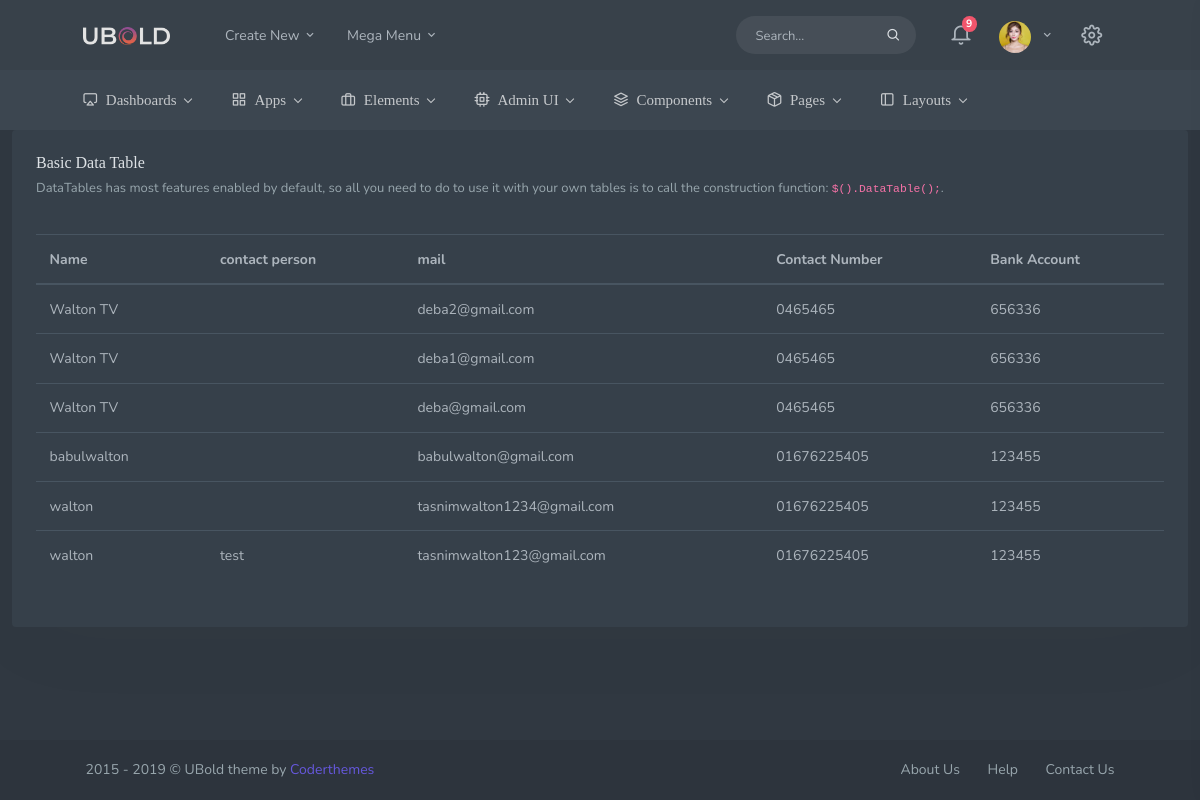
The app's page /ecomadminapp/company_detail/ with its own data.
### registration/models.py (models this page shows, shortened)
class CompanyRegistration(models.Model):
    user = models.ForeignKey(settings.AUTH_USER_MODEL, on_delete=models.CASCADE)
    name = models.CharField(max_length=100)
    bank_account = models.CharField(max_length=100)
    email = models.EmailField()
    address = models.CharField(max_length=300)
    descriptions = models.CharField(max_length=300)
    image = models.FileField(upload_to='documents/company', blank=True, null=True)
    contact_number = models.CharField(max_length=100)
    contact_person = models.CharField(max_length=100)
    created = models.DateTimeField(null=True)
    is_active = models.NullBooleanField(default=True)
    is_delete = models.NullBooleanField(default=False)
    modified = models.DateTimeField(null=True)

### ecomadminapp/views.py (the view)
# urls.py: path('company_detail/', views.company_detail, name="company_detail"),
def company_detail(request):
    context = dict()
    context['total_company'] = CompanyRegistration.objects.filter(is_active=True).order_by('-id')
    return render(request, 'ecomadminapp/companylist.html', context)

### ecomadminapp/templates/ecomadminapp/companylist.html
{% extends 'base_admin.html' %}
{% load static %}
{% load staticfiles %}
{% block content %}
   <div class="row">
                    <div class="col-12">
                        <div class="card">
                            <div class="card-body">
                                <h4 class="header-title">Basic Data Table</h4>
                                <p class="text-muted font-13 mb-4">
                                    DataTables has most features enabled by default, so all you need to do to use it with your own tables is to call the construction
                                    function:
                                    <code>$().DataTable();</code>.
                                </p>
                                <table id="basic-datatable" class="table dt-responsive nowrap">
                                    <thead>
                                        <tr>
                                            <th>Name</th>
                                            <th>contact person</th>
                                            <th>mail</th>
                                            <th>Contact Number</th>
                                            <th>Bank Account</th>
                                        </tr>
                                    </thead>
                                    <tbody>
                                    {% for company in total_company %}
                                        <tr>
                                            <td>{{ company.name }}</td>
                                            <td>{{ company.contact_person }}</td>
                                            <td>{{ company.email }}</td>
                                            <td>{{ company.contact_number }}</td>
                                            <td>{{ company.bank_account }}</td>
                                        </tr>
                                       {% endfor %}
                                    </tbody>
                                </table>
                            </div>
                        </div>
                    </div>
                </div>
{% endblock %}

### ecom/templates/base_admin.html (shortened to what this page needs)
{% load static %}
{% load staticfiles %}
<!DOCTYPE html>
<html lang="en">
<head>
        <link href="{% static 'libs/flatpickr/flatpickr.min.css' %}" rel="stylesheet" type="text/css" />
        <link href="{% static 'css/bootstrap.min.css' %}" rel="stylesheet" type="text/css" />
        <link href="{% static 'css/icons.min.css' %}" rel="stylesheet" type="text/css" />
        <link href="{% static 'css/app.min.css' %}" rel="stylesheet" type="text/css" />
    </head>
    <body>
        <header id="topnav">
            <div class="navbar-custom">
                <div class="container-fluid">
                    <ul class="list-unstyled topnav-menu float-right mb-0">
                        <li class="d-none d-sm-block">
                            <form class="app-search">
                                <div class="app-search-box">
                                    <div class="input-group">
                                        <input type="text" class="form-control" placeholder="Search...">
                                        <div class="input-group-append">
                                            <button class="btn" type="submit">
                                                <i class="fe-search"></i>
                                            </button>
                                        </div>
                                    </div>
                                </div>
                            </form>
                        </li>
                        <li class="dropdown notification-list">
                            <a class="nav-link dropdown-toggle waves-effect waves-light" data-toggle="dropdown" href="#" role="button" aria-haspopup="false" aria-expanded="false">
                                <i class="fe-bell noti-icon"></i>
                                <span class="badge badge-danger rounded-circle noti-icon-badge">9</span>
                            </a>
                        </li>
                        <li class="dropdown notification-list">
                            <a class="nav-link dropdown-toggle nav-user mr-0 waves-effect waves-light" data-toggle="dropdown" href="#" role="button" aria-haspopup="false" aria-expanded="false">
                                <img src="{% static 'images/users/user-1.jpg' %}" alt="user-image" class="rounded-circle">
                                <span class="pro-user-name ml-1">
                                    {{ request.user.username }} <i class="mdi mdi-chevron-down"></i>
                                </span>
                            </a>
                        </li>
                        <li class="dropdown notification-list">
                            <a href="javascript:void(0);" class="nav-link right-bar-toggle waves-effect">
                                <i class="fe-settings noti-icon"></i>
                            </a>
                        </li>
                    </ul>
                    <div class="logo-box">
                        <a href="base_admin.html" class="logo text-center">
                            <span class="logo-lg">
                                <img src="{% static 'images/logo-light.png' %}" alt="" height="18">
                            </span>
                        </a>
                    </div>
                    <ul class="list-unstyled topnav-menu topnav-menu-left m-0">
                        <li class="dropdown d-none d-lg-block">
                            <a class="nav-link dropdown-toggle waves-effect waves-light" data-toggle="dropdown" href="#" role="button" aria-haspopup="false" aria-expanded="false">
                                Create New
                                <i class="mdi mdi-chevron-down"></i>
                            </a>
                        </li>
                        <li class="dropdown dropdown-mega d-none d-lg-block">
                            <a class="nav-link dropdown-toggle waves-effect waves-light" data-toggle="dropdown" href="#" role="button" aria-haspopup="false" aria-expanded="false">
                                Mega Menu
                                <i class="mdi mdi-chevron-down"></i>
                            </a>
                        </li>
                    </ul>
                </div>
            </div>
            <div class="topbar-menu">
                <div class="container-fluid">
                    <div id="navigation">
                        <ul class="navigation-menu">
                            <li class="has-submenu">
                                <a href="#">
                                    <i class="fe-airplay"></i>Dashboards <div class="arrow-down"></div></a>
                            </li>
                            <li class="has-submenu">
                                <a href="#">
                                    <i class="fe-grid"></i>Apps <div class="arrow-down"></div></a>
                            </li>
                            <li class="has-submenu">
                                <a href="#"> <i class="fe-briefcase"></i>Elements <div class="arrow-down"></div></a>
                            </li>
                            <li class="has-submenu">
                                <a href="#"> <i class="fe-cpu"></i>Admin UI <div class="arrow-down"></div></a>
                            </li>
                            <li class="has-submenu">
                                <a href="#">
                                    <i class="fe-layers"></i>Components <div class="arrow-down"></div></a>
                            </li>
                            <li class="has-submenu">
                                <a href="#"> <i class="fe-package"></i>Pages <div class="arrow-down"></div></a>
                            </li>
                            <li class="has-submenu">
                                <a href="#"> <i class="fe-sidebar"></i>Layouts <div class="arrow-down"></div></a>
                            </li>
                        </ul>
                        <div class="clearfix"></div>
                    </div>
                </div>
            </div>
        </header>
        <div class="wrapper">
            {% block content %}
            {% endblock %}
        </div>
        <footer class="footer">
            <div class="container-fluid">
                <div class="row">
                    <div class="col-md-6">
                        2015 - 2019 &copy; UBold theme by <a href="#">Coderthemes</a>
                    </div>
                    <div class="col-md-6">
                        <div class="text-md-right footer-links d-none d-sm-block">
                            <a href="javascript:void(0);">About Us</a>
                            <a href="javascript:void(0);">Help</a>
                            <a href="javascript:void(0);">Contact Us</a>
                        </div>
                    </div>
                </div>
            </div>
        </footer>
    </body>
</html>

### records on screen
CompanyRegistration: name "Walton TV", email "deba2@gmail.com", contact_number "0465465", bank_account "656336"
CompanyRegistration: name "Walton TV", email "deba1@gmail.com", contact_number "0465465", bank_account "656336"
CompanyRegistration: name "Walton TV", email "deba@gmail.com", contact_number "0465465", bank_account "656336"
CompanyRegistration: name "babulwalton", email "babulwalton@gmail.com", contact_number "01676225405", bank_account "123455"
CompanyRegistration: name "walton", email "tasnimwalton1234@gmail.com", contact_number "01676225405", bank_account "123455"
CompanyRegistration: name "walton", contact_person "test", email "tasnimwalton123@gmail.com", contact_number "01676225405", bank_account "123455"
